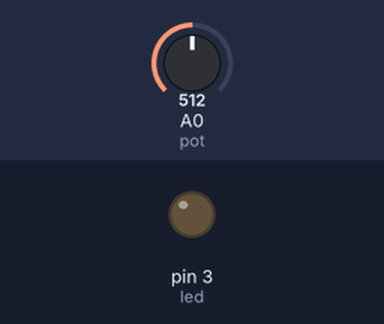
A sketch run on a simulated Arduino Uno, built with avr-gcc and run on an emulated ATmega328P. Parts: output pins drawn as LEDs (lit = HIGH). The test bench sets the inputs (shaded band); at power-on: A0 (pot) = 512.

Above: at 1.2 s.
1.3 s: A0 (pot) set to 716
At 2.5 s:
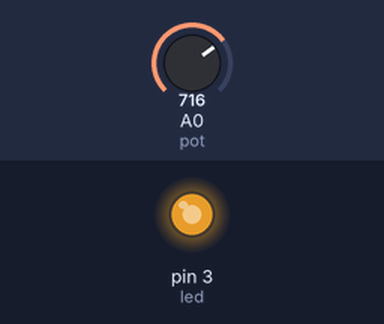
2.8 s: A0 (pot) set to 752
At 3.7 s:
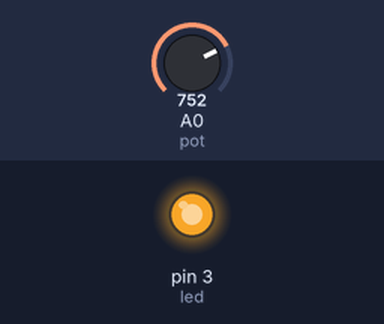
4.3 s: A0 (pot) set to 768
At 4.8 s:
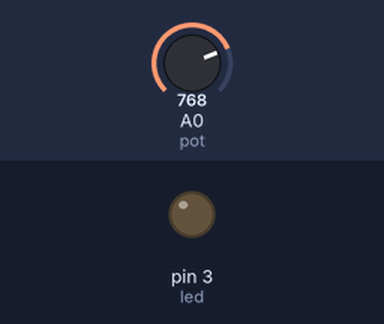
5.8 s: A0 (pot) set to 900
At 7.0 s:
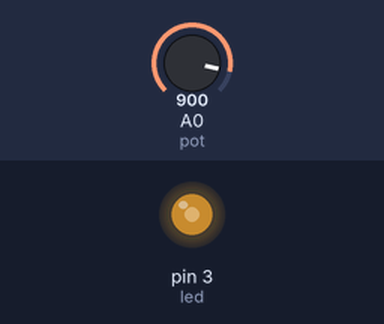
7.3 s: A0 (pot) set to 306
At 8.3 s:
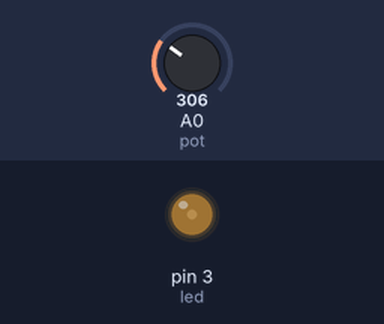
8.8 s: A0 (pot) set to 0
At 9.4 s:
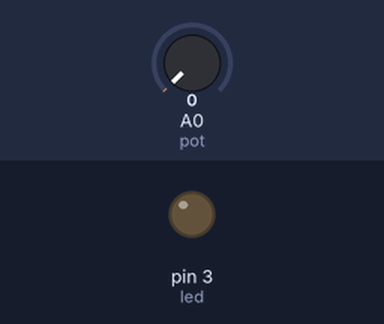
Timing chart, 0 to 11.3 s (numbered marks = the images above; inputs shaded):
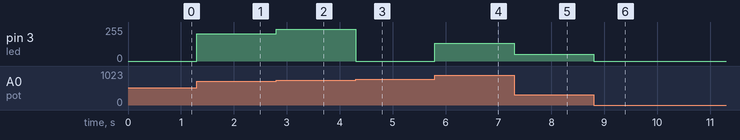

Measured:
- the behaviour switches between 767 and 768 on A0 (pot) (found by bisection; images 2 and 3)
- after the input at 1.3 s, pin 3 (led): 0/255 → 204/255 at once
- after the input at 2.8 s, pin 3 (led): 204/255 → 240/255 at once
- after the input at 4.3 s, pin 3 (led): 240/255 → 0/255 at once
- after the input at 5.8 s, pin 3 (led): 0/255 → 132/255 at once
- after the input at 7.3 s, pin 3 (led): 132/255 → 50/255 at once
- after the input at 8.8 s, pin 3 (led): 50/255 → 0/255 at once

The sketch:

led_fade_com_potenciometro.ino
```cpp
int led=3;
int pot=A0;
int lerpot;
void setup(){

  pinMode(led,OUTPUT);
  pinMode(pot,INPUT);

}

void loop(){

  lerpot=analogRead(pot);

  analogWrite(led,lerpot);

}
```
